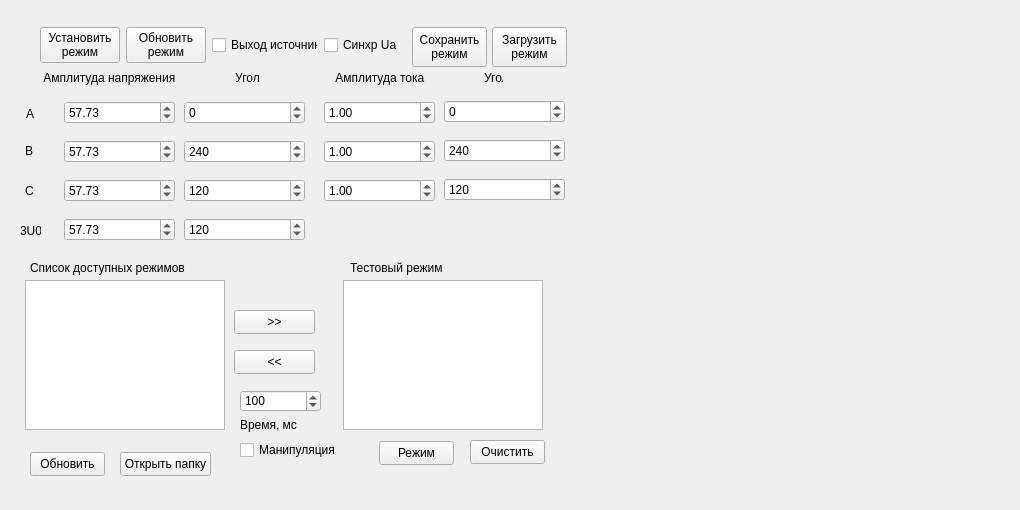
    <widget class="QWidget" name="tab">
     <attribute name="title">
      <string>Источник</string>
     </attribute>
     <widget class="QLabel" name="label_2">
      <property name="geometry">
       <rect>
        <x>332</x>
        <y>70</y>
        <width>171</width>
        <height>16</height>
       </rect>
      </property>
      <property name="text">
       <string> Амплитуда тока                  Угол</string>
      </property>
     </widget>
     <widget class="QWidget" name="verticalLayoutWidget">
      <property name="geometry">
       <rect>
        <x>184</x>
        <y>91</y>
        <width>121</width>
        <height>161</height>
       </rect>
      </property>
      <layout class="QVBoxLayout" name="verticalLayout">
       <item>
        <widget class="QSpinBox" name="UaDeg_spinBox">
         <property name="minimum">
          <number>-360</number>
         </property>
         <property name="maximum">
          <number>359</number>
         </property>
        </widget>
       </item>
       <item>
        <widget class="QSpinBox" name="UbDeg_spinBox">
         <property name="minimum">
          <number>-360</number>
         </property>
         <property name="maximum">
          <number>359</number>
         </property>
         <property name="value">
          <number>240</number>
         </property>
        </widget>
       </item>
       <item>
        <widget class="QSpinBox" name="UcDeg_spinBox">
         <property name="minimum">
          <number>-360</number>
         </property>
         <property name="maximum">
          <number>359</number>
         </property>
         <property name="value">
          <number>120</number>
         </property>
        </widget>
       </item>
       <item>
        <widget class="QSpinBox" name="U3U0Deg_spinBox">
         <property name="minimum">
          <number>-360</number>
         </property>
         <property name="maximum">
          <number>359</number>
         </property>
         <property name="value">
          <number>120</number>
         </property>
        </widget>
       </item>
      </layout>
     </widget>
     <widget class="QWidget" name="horizontalLayoutWidget">
      <property name="geometry">
       <rect>
        <x>40</x>
        <y>20</y>
        <width>363</width>
        <height>51</height>
       </rect>
      </property>
      <layout class="QHBoxLayout" name="horizontalLayout">
       <item>
        <widget class="QPushButton" name="SendParams_pushButton">
         <property name="text">
          <string>Установить 
режим</string>
         </property>
        </widget>
       </item>
       <item>
        <widget class="QPushButton" name="UpdateVADCModepushButton">
         <property name="text">
          <string>Обновить  
режим</string>
         </property>
        </widget>
       </item>
       <item>
        <widget class="QCheckBox" name="VADCEn_checkBox">
         <property name="text">
          <string>Выход источника</string>
         </property>
        </widget>
       </item>
       <item>
        <widget class="QCheckBox" name="SyncUacheckBox">
         <property name="text">
          <string>Синхр Ua</string>
         </property>
        </widget>
       </item>
      </layout>
     </widget>
     <widget class="QWidget" name="gridLayoutWidget">
      <property name="geometry">
       <rect>
        <x>64</x>
        <y>91</y>
        <width>111</width>
        <height>161</height>
       </rect>
      </property>
      <layout class="QGridLayout" name="gridLayout">
       <item row="1" column="0">
        <widget class="QDoubleSpinBox" name="Ub_doubleSpinBox">
         <property name="value">
          <double>57.729999999999997</double>
         </property>
        </widget>
       </item>
       <item row="2" column="0">
        <widget class="QDoubleSpinBox" name="Uc_doubleSpinBox">
         <property name="value">
          <double>57.729999999999997</double>
         </property>
        </widget>
       </item>
       <item row="0" column="0">
        <widget class="QDoubleSpinBox" name="Ua_doubleSpinBox">
         <property name="value">
          <double>57.729999999999997</double>
         </property>
        </widget>
       </item>
       <item row="3" column="0">
        <widget class="QDoubleSpinBox" name="U3U0_doubleSpinBox">
         <property name="value">
          <double>57.729999999999997</double>
         </property>
        </widget>
       </item>
      </layout>
     </widget>
     <widget class="QWidget" name="verticalLayoutWidget_2">
      <property name="geometry">
       <rect>
        <x>444</x>
        <y>90</y>
        <width>121</width>
        <height>121</height>
       </rect>
      </property>
      <layout class="QVBoxLayout" name="verticalLayout_2">
       <item>
        <widget class="QSpinBox" name="IaDeg_spinBox">
         <property name="minimum">
          <number>-360</number>
         </property>
         <property name="maximum">
          <number>359</number>
         </property>
        </widget>
       </item>
       <item>
        <widget class="QSpinBox" name="IbDeg_spinBox">
         <property name="minimum">
          <number>-360</number>
         </property>
         <property name="maximum">
          <number>359</number>
         </property>
         <property name="value">
          <number>240</number>
         </property>
        </widget>
       </item>
       <item>
        <widget class="QSpinBox" name="IcDeg_spinBox">
         <property name="minimum">
          <number>-360</number>
         </property>
         <property name="maximum">
          <number>359</number>
         </property>
         <property name="value">
          <number>120</number>
         </property>
        </widget>
       </item>
      </layout>
     </widget>
     <widget class="QLabel" name="label">
      <property name="geometry">
       <rect>
        <x>40</x>
        <y>70</y>
        <width>231</width>
        <height>16</height>
       </rect>
      </property>
      <property name="text">
       <string> Амплитуда напряжения                  Угол</string>
      </property>
     </widget>
     <widget class="QWidget" name="gridLayoutWidget_2">
      <property name="geometry">
       <rect>
        <x>324</x>
        <y>91</y>
        <width>111</width>
        <height>121</height>
       </rect>
      </property>
      <layout class="QGridLayout" name="gridLayout_2">
       <item row="1" column="0">
        <widget class="QDoubleSpinBox" name="Ib_doubleSpinBox">
         <property name="value">
          <double>1.000000000000000</double>
         </property>
        </widget>
       </item>
       <item row="0" column="0">
        <widget class="QDoubleSpinBox" name="Ia_doubleSpinBox">
         <property name="value">
          <double>1.000000000000000</double>
         </property>
        </widget>
       </item>
       <item row="2" column="0">
        <widget class="QDoubleSpinBox" name="Ic_doubleSpinBox">
         <property name="value">
          <double>1.000000000000000</double>
         </property>
        </widget>
       </item>
      </layout>
     </widget>
     <widget class="QPushButton" name="Save_pushButton">
      <property name="geometry">
       <rect>
        <x>412</x>
        <y>27</y>
        <width>75</width>
        <height>40</height>
       </rect>
      </property>
      <property name="text">
       <string>Сохранить 
режим</string>
      </property>
     </widget>
     <widget class="QPushButton" name="Load_pushButton">
      <property name="geometry">
       <rect>
        <x>492</x>
        <y>27</y>
        <width>75</width>
        <height>40</height>
       </rect>
      </property>
      <property name="text">
       <string>Загрузить 
режим</string>
      </property>
     </widget>
     <widget class="QLabel" name="label_6">
      <property name="geometry">
       <rect>
        <x>20</x>
        <y>220</y>
        <width>21</width>
        <height>21</height>
       </rect>
      </property>
      <property name="text">
       <string>3U0</string>
      </property>
     </widget>
     <widget class="QLabel" name="label_3">
      <property name="geometry">
       <rect>
        <x>26</x>
        <y>103</y>
        <width>16</width>
        <height>21</height>
       </rect>
      </property>
      <property name="text">
       <string>A</string>
      </property>
     </widget>
     <widget class="QLabel" name="label_4">
      <property name="geometry">
       <rect>
        <x>25</x>
        <y>140</y>
        <width>16</width>
        <height>21</height>
       </rect>
      </property>
      <property name="text">
       <string>B</string>
      </property>
     </widget>
     <widget class="QLabel" name="label_5">
      <property name="geometry">
       <rect>
        <x>25</x>
        <y>180</y>
        <width>16</width>
        <height>21</height>
       </rect>
      </property>
      <property name="text">
       <string>C</string>
      </property>
     </widget>
     <widget class="QWidget" name="horizontalLayoutWidget_2">
      <property name="geometry">
       <rect>
        <x>580</x>
        <y>20</y>
        <width>431</width>
        <height>481</height>
       </rect>
      </property>
      <layout class="QHBoxLayout" name="horizontalLayout_2"/>
     </widget>
     <widget class="QListWidget" name="ModeslistWidget">
      <property name="geometry">
       <rect>
        <x>25</x>
        <y>280</y>
        <width>200</width>
        <height>150</height>
       </rect>
      </property>
     </widget>
     <widget class="QPushButton" name="UpdateModepushButton">
      <property name="geometry">
       <rect>
        <x>30</x>
        <y>452</y>
        <width>75</width>
        <height>24</height>
       </rect>
      </property>
      <property name="text">
       <string>Обновить</string>
      </property>
     </widget>
     <widget class="QLabel" name="label_7">
      <property name="geometry">
       <rect>
        <x>30</x>
        <y>260</y>
        <width>181</width>
        <height>16</height>
       </rect>
      </property>
      <property name="text">
       <string>Список доступных режимов</string>
      </property>
     </widget>
     <widget class="QPushButton" name="pushButton_4">
      <property name="geometry">
       <rect>
        <x>120</x>
        <y>452</y>
        <width>91</width>
        <height>24</height>
       </rect>
      </property>
      <property name="text">
       <string>Открыть папку</string>
      </property>
     </widget>
     <widget class="QListWidget" name="TestModeslistWidget">
      <property name="geometry">
       <rect>
        <x>343</x>
        <y>280</y>
        <width>200</width>
        <height>150</height>
       </rect>
      </property>
     </widget>
     <widget class="QPushButton" name="AddModepushButton">
      <property name="geometry">
       <rect>
        <x>234</x>
        <y>310</y>
        <width>81</width>
        <height>24</height>
       </rect>
      </property>
      <property name="text">
       <string>&gt;&gt;</string>
      </property>
     </widget>
     <widget class="QPushButton" name="DelModepushButton">
      <property name="geometry">
       <rect>
        <x>234</x>
        <y>350</y>
        <width>81</width>
        <height>24</height>
       </rect>
      </property>
      <property name="text">
       <string>&lt;&lt;</string>
      </property>
     </widget>
     <widget class="QPushButton" name="StartModepushButton">
      <property name="geometry">
       <rect>
        <x>379</x>
        <y>441</y>
        <width>75</width>
        <height>24</height>
       </rect>
      </property>
      <property name="text">
       <string>Режим</string>
      </property>
     </widget>
     <widget class="QSpinBox" name="TestModespinBox">
      <property name="geometry">
       <rect>
        <x>240</x>
        <y>390</y>
        <width>81</width>
        <height>22</height>
       </rect>
      </property>
      <property name="minimum">
       <number>5</number>
      </property>
      <property name="maximum">
       <number>500</number>
      </property>
      <property name="value">
       <number>100</number>
      </property>
     </widget>
     <widget class="QLabel" name="label_17">
      <property name="geometry">
       <rect>
        <x>240</x>
        <y>417</y>
        <width>71</width>
        <height>16</height>
       </rect>
      </property>
      <property name="text">
       <string>Время, мс</string>
      </property>
     </widget>
     <widget class="QPushButton" name="ClearModepushButton">
      <property name="geometry">
       <rect>
        <x>470</x>
        <y>440</y>
        <width>75</width>
        <height>24</height>
       </rect>
      </property>
      <property name="text">
       <string>Очистить</string>
      </property>
     </widget>
     <widget class="QCheckBox" name="ManipEnModecheckBox">
      <property name="geometry">
       <rect>
        <x>240</x>
        <y>440</y>
        <width>101</width>
        <height>20</height>
       </rect>
      </property>
      <property name="text">
       <string>Манипуляция</string>
      </property>
     </widget>
     <widget class="QLabel" name="label_18">
      <property name="geometry">
       <rect>
        <x>350</x>
        <y>260</y>
        <width>101</width>
        <height>16</height>
       </rect>
      </property>
      <property name="text">
       <string>Тестовый режим</string>
      </property>
     </widget>
    </widget>
